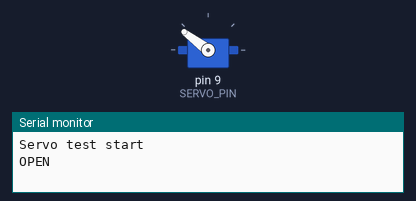
Simulated run of this sketch. Board: Arduino Uno, built with avr-gcc and run on an emulated ATmega328P. On the bench: servo, the last lines printed to the serial monitor. Wiring (inferred from the names in the program): servo: signal pin 9. Servo pulses on a pin are drawn as a servo (544–2400 µs = 0–180°).

Above: at 0.05 s.
At 4.15 s:
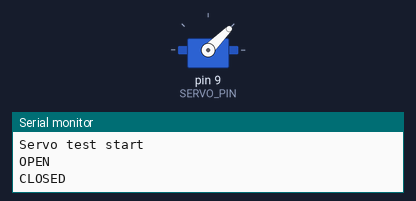
Timing chart, 0 to 5.4 s (numbered marks = the images above):
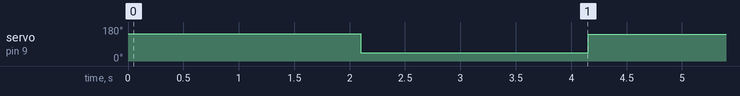

The sketch:

servo_test.ino
```cpp
/*
 * Standalone servo bit-bang test — flash this ALONE to verify the servo moves.
 * Nothing else (no DHT, no Bluetooth). If the servo sweeps open<->closed every
 * 2 seconds, bit-bang works and the values are right for your servo.
 *
 * Wiring: servo signal -> D9, servo + -> 5V, servo - -> GND.
 *
 * If it does NOT move:
 *   - try wider pulses: change CLOSED to 600 and OPEN to 2400
 *   - check servo power (5V + GND) and the signal wire on D9
 */
const int SERVO_PIN = 9;
int CLOSED = 1000;   // us (~0 deg)
int OPEN   = 2000;   // us (~90 deg)

void moveTo(int us) {
  for (int i = 0; i < 50; i++) {       // ~1 second of pulses
    digitalWrite(SERVO_PIN, HIGH);
    delayMicroseconds(us);
    digitalWrite(SERVO_PIN, LOW);
    delay(20);
  }
}

void setup() {
  Serial.begin(9600);
  pinMode(SERVO_PIN, OUTPUT);
  digitalWrite(SERVO_PIN, LOW);
  Serial.println("Servo test start");
}

void loop() {
  Serial.println("OPEN");
  moveTo(OPEN);
  delay(1000);
  Serial.println("CLOSED");
  moveTo(CLOSED);
  delay(1000);
}
```

Measured:
- by itself, servo on pin 9 (SERVO_PIN): alternates 142° for 2.1 s and 45° for 2.1 s
